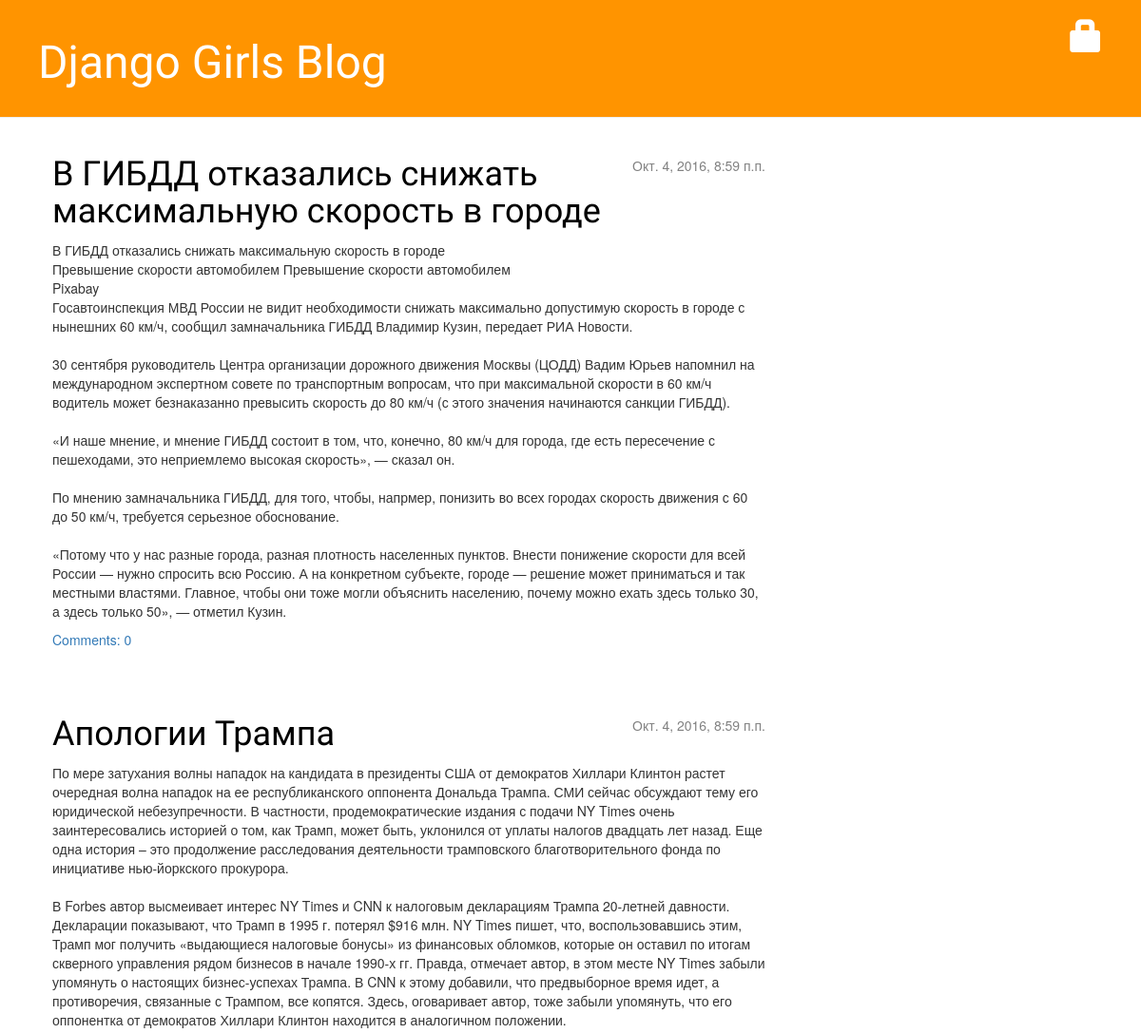
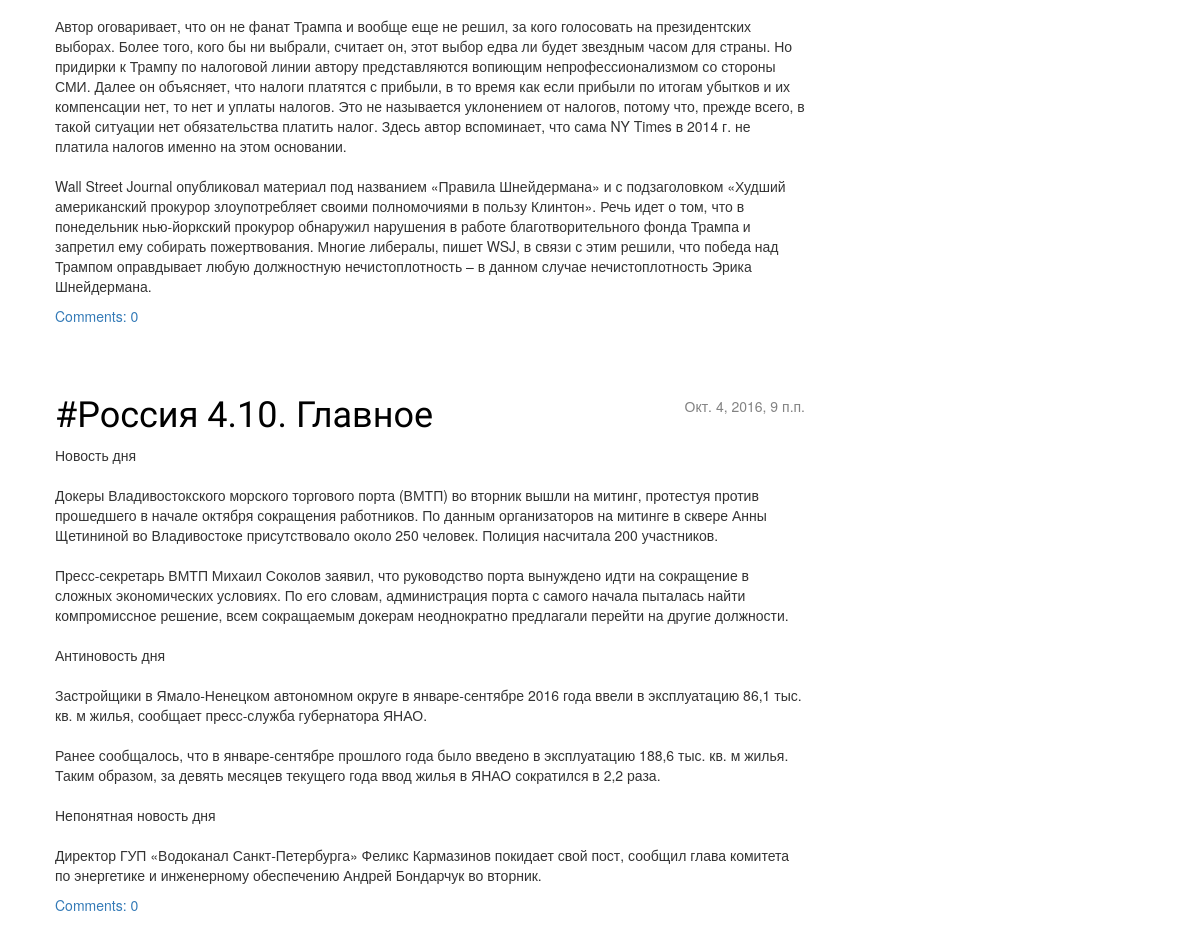
The app's page /, older data (2 pictures, top to bottom).
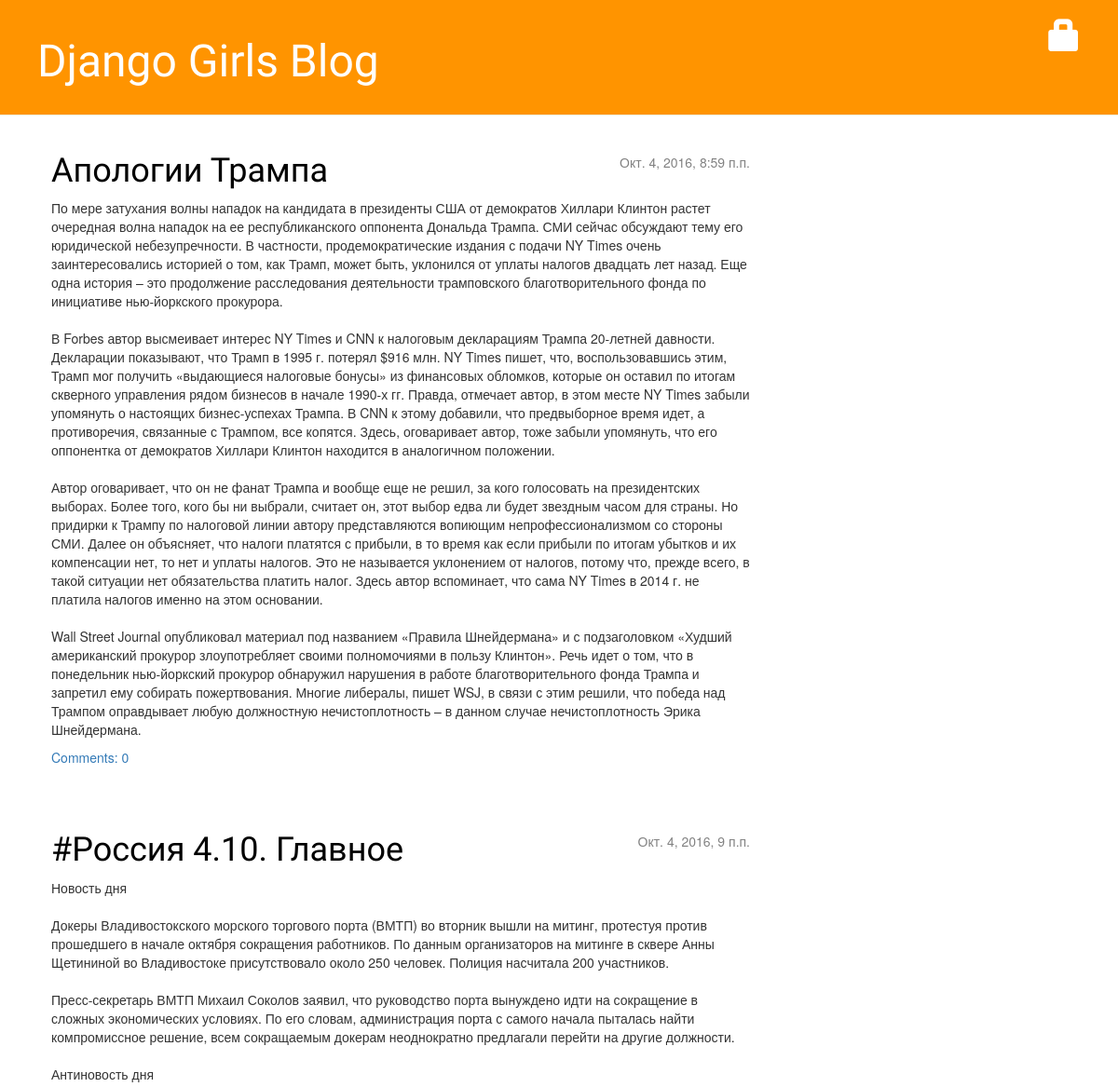
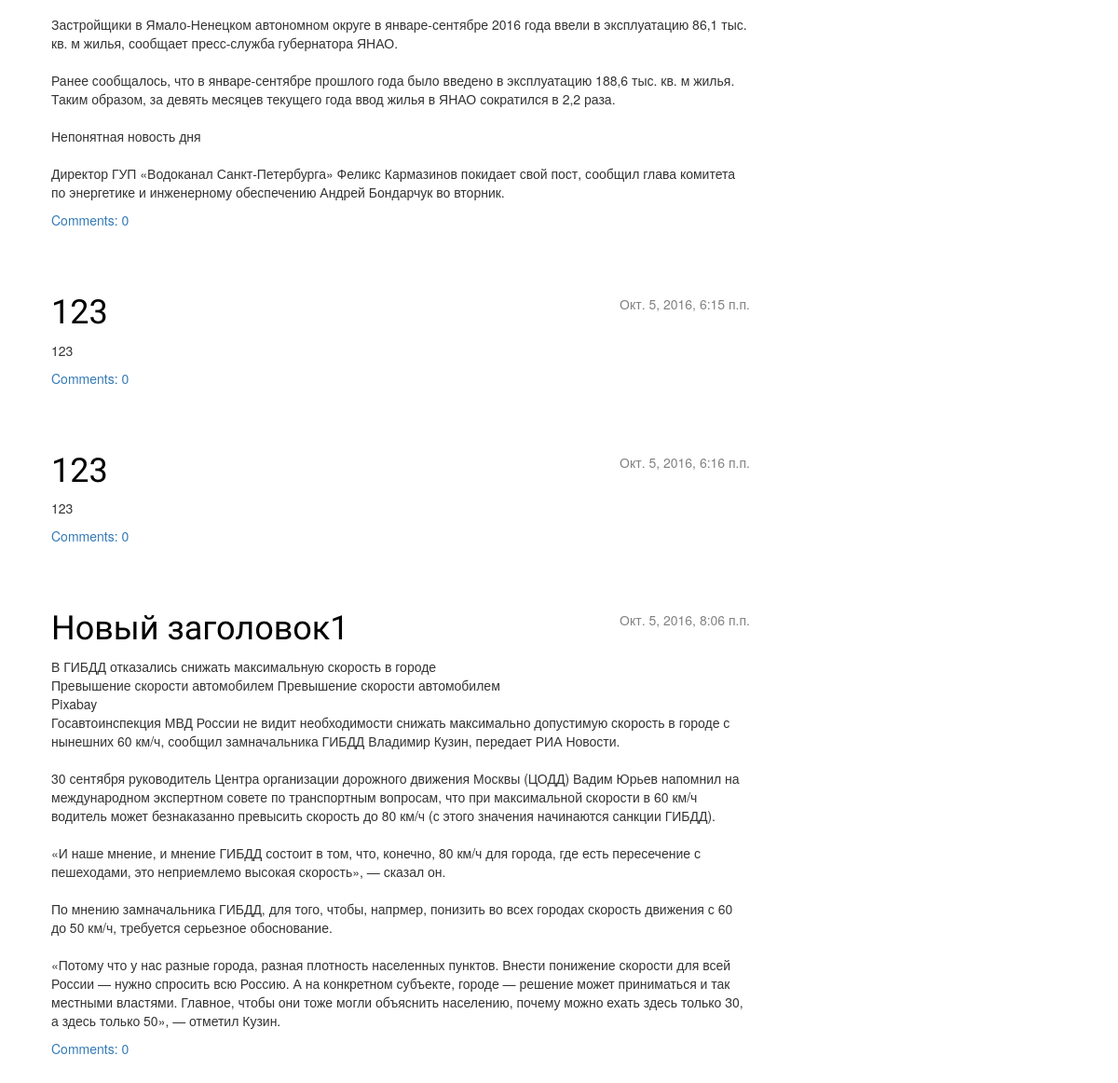
The same page, newer data (2 pictures, top to bottom).
### blog/models.py (models this page shows, shortened)
class Post(models.Model):
    author = models.ForeignKey('auth.User')
    title = models.CharField(max_length = 200)
    text = models.TextField()
    created_date = models.DateTimeField(default = timezone.now)
    published_date = models.DateTimeField(blank = True, null = True)
    def approved_comments(self):
        return self.comments.filter(approved_comment=True)

### blog/views.py (the view)
# urls.py: url(r'^$', views.post_list, name='post_list'),
def post_list(request):
    posts = Post.objects.filter(published_date__lte=timezone.now()).order_by('published_date')
    return render(request, 'blog/post_list.html', {'posts': posts})

### blog/templates/blog/post_list.html
{% extends 'blog/base.html' %}
 {% block content %}
    {% for post in posts %}
        <div class="post">
            <div class="date">
                {{ post.published_date }}
            </div>
            <h1><a href="{% url 'post_detail' pk=post.pk %}">{{ post.title }}</a></h1>
            <p>{{ post.text|linebreaksbr }}</p>
            <a href="{% url 'post_detail' pk=post.pk %}">Comments: {{ post.approved_comments.count }}</a>
        </div>
    {% endfor %}
{% endblock content %}

Row changes from the older to the newer data that the page shows:
added Post: published_date "Окт. 5, 2016, 6:15 п.п.", title "123", text "123", approved_comments.count "0"
added Post: published_date "Окт. 5, 2016, 6:16 п.п.", title "123", text "123", approved_comments.count "0"
changed Post: published_date "Окт. 4, 2016, 8:59 п.п." → "Окт. 5, 2016, 8:06 п.п."; title "В ГИБДД отказались снижать максимальную скорость в городе" → "Новый заголовок1"; moves down the list
